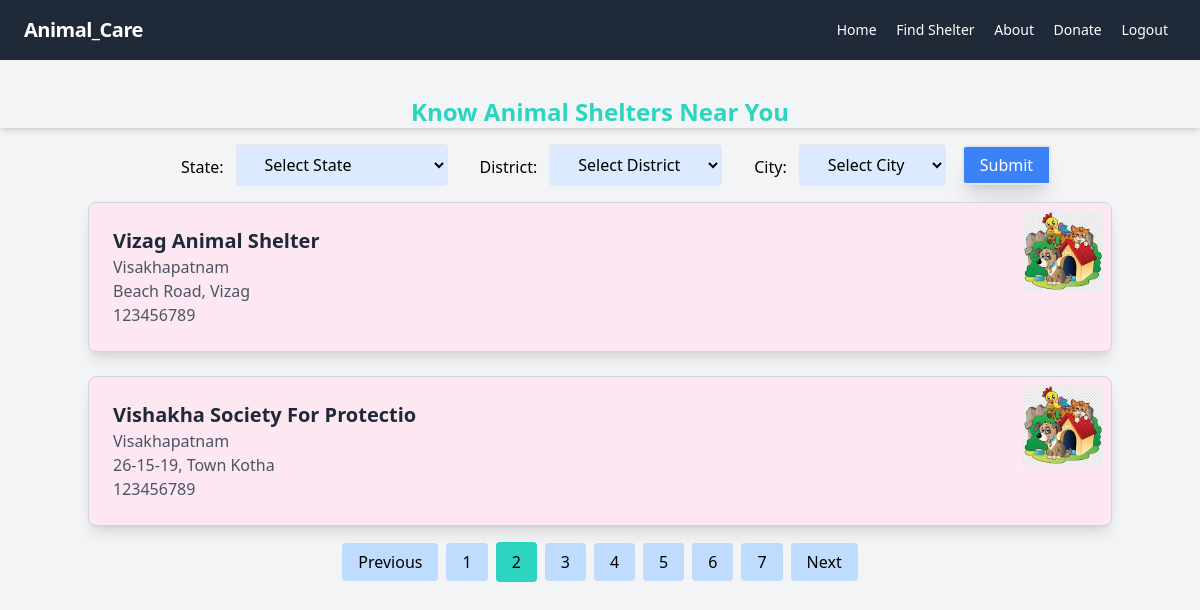
Page /find/?city=&page=2 (signed in) on the committed database.
### AnimalApp/models.py (models this page shows)
class Shelter(models.Model):
    city=models.CharField(max_length=20)
    name=models.CharField(max_length=30)
    address=models.CharField(max_length=200)
    phone_number=models.PositiveIntegerField(default=123456789)

### AnimalApp/views.py (the view)
# urls.py: path('find/',views.find,name='find'),
@login_required(login_url='/login')
def find(request):
    city = request.GET.get('city', '')
    page_num = request.GET.get('page', 1)
    if request.method == 'POST':
        city = request.POST.get('area')
    if city:
        data = Shelter.objects.filter(city=city)
    else:
        data = Shelter.objects.all()
    pagination = Paginator(data, 2)
    finaldata = pagination.get_page(page_num)
    return render(request, 'alog.html', {'data': finaldata, 'city': city})

### templates/alog.html (shortened to what this page needs)
{% extends 'base.html' %}
{% load static %}
    {% block head %}
<head>
    <script src="https://cdn.tailwindcss.com"></script>
</head>
{% endblock %}
{% block content %}
<main class="flex-grow  pt-20">
    <section class="h-10 mb-2 ">
        <h2 class=" text-teal-400  text-2xl text-center mt-4 pd-0   shadow-md font-semibold">Know Animal Shelters Near You</h2><br>
    </section>
    <section class="">
        <form method="post" action="#" id="shelterForm" class="flex flex-col lg:flex-row lg:items-center justify-center space-y-4 lg:space-y-0 lg:space-x-4">
            <div class="flex flex-col lg:flex-row lg:items-center">
                <label for="state" class="ml-4 mt-1 mr-3">State:</label>
                <select id="state" class="px-6 py-2 border rounded bg-blue-100" onchange="populateDistricts()">
                    <option  value="">Select State</option>
                </select>
            </div>
            <div class="flex flex-col lg:flex-row lg:items-center">
                <label for="district" class="ml-4 mr-3 mt-1">District:</label>
                <select id="district" class="px-6 py-2 border rounded bg-blue-100" onchange="populateCities()">
                    <option value="">Select District</option>
                </select>
            </div>
            <div class="flex flex-col lg:flex-row lg:items-center">
                <label for="city" class="ml-4 mr-3 mt-1">City:</label>
                <select name='area' id="city" class="px-6 py-2 border rounded bg-blue-100" onchange="fetchShelterDetails()">
                    <option value="">Select City</option>
                </select>
            </div>
            <input type="submit" class="bg-blue-500 rounded-l px-4 h-10 text-white border-2 shadow-xl hover:shadow-md transition duration-300 ease-in-out hover:bg-teal-200 hover:text-black" value="Submit">
        </form>
        {% if data %}
        <div class="container mx-auto mt-4">
            {% for i in data %}
            <div class="relative bg-pink-100 border border-gray-300 rounded-lg shadow-lg p-6 mb-6">
                <div class="absolute top-2 right-2">
                    <img src="{% static 'download.jpeg' %}" alt="Shelter Logo" class="w-20 h-20">
                </div>
                <h2 class="text-xl font-semibold text-gray-800">{{ i.name }}</h2>
                <p class="text-gray-600">{{ i.city }}</p>
                <p class="text-gray-600">{{ i.address }}</p>
                <p class="text-gray-600">{{ i.phone_number }}</p>
            </div>
            {% endfor %}
        </div>
        {%else%}
        <div class="mt-6">
            <h2 class="text-2xl text-center font-bold text-gray-800 mb-4">No Results Found for "{{city}}"</h2>
        </div>
        {%endif%}
        <div class="flex justify-center mt-6">
            {% if data.has_other_pages %}
            <ul class="flex pagination space-x-2">
                {% if data.has_previous %}
                <li><a href="?city={{ city }}&page={{ data.previous_page_number }}" class="px-4 py-2 rounded bg-blue-200 hover:bg-blue-500">Previous</a></li>
                {% endif %}
                {% for num in data.paginator.page_range %}
                {% if data.number == num %}
                <li class="px-4 py-2 -mt-2 rounded bg-teal-400">{{ num }}</li>
                {% else %}
                <li><a href="?city={{ city }}&page={{ num }}" class="px-4 py-2 rounded bg-blue-200 hover:bg-blue-500">{{ num }}</a></li>
                {% endif %}
                {% endfor %}
                {% if data.has_next %}
                <li><a href="?city={{ city }}&page={{ data.next_page_number }}" class="px-4 py-2 rounded bg-blue-200 hover:bg-blue-500">Next</a></li>
                {% endif %}
            </ul>
            {% endif %}
        </div>
    </section>
</main>
{% endblock %}

### rows in the picture
Shelter: name "Vizag Animal Shelter", city "Visakhapatnam", address "Beach Road, Vizag", phone_number "123456789"
Shelter: name "Vishakha Society For Protectio", city "Visakhapatnam", address "26-15-19, Town Kotha", phone_number "123456789"

### other values in the picture
{{ num }} "1" "3" "4" "5" "6" "7"
{{ num }} "2"
